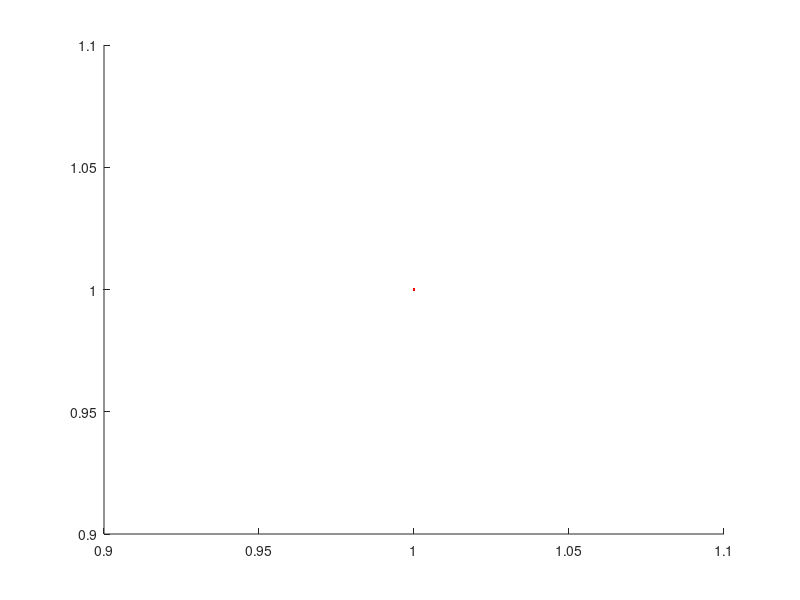

The MATLAB source for this figure: (Note: this script raises an error after producing the figure.)
clear all; close all; clc;

%% Question 1

theta = 0:15:180;
theta = theta*pi/180;
V = [2.23, 2.214, 2.143, 2.039, 1.899, 1.735, 1.559, 1.381, 1.205, 1.059, 0.941, 0.864, 0.825];

g = -9.81*cos(theta);

p = polyfit(g, V, 1);
%plot(g, V, 'ro'); hold on;
yneg = 0.01*ones(1, length(g));
ypos = 0.01*ones(1, length(g));
xneg = 9.81*sin(theta)*0.00175;
xpos = 9.81*sin(theta)*0.00175;

errorbar(g, V, yneg, ypos, xneg, xpos, 'r.'); hold on;
xf = g;
yf = g*p(1) + p(2);
plot(xf, yf, 'b-'); hold on;

legend('Raw Data', 'Best Fit');
xlabel('Tangential Acceleration (m/s^2)'); ylabel('Measured Voltage (V)');


%% Question 3
n = 13;
G = g/9.81;
S = sqrt((1/(n-2))*sum((yf - V).^2));
sa1 = S*sqrt(1/sum((G-mean(G)).^2));
sa0 = S*sqrt(sum(G.^2)/(n*sum((G-mean(G)).^2)));
